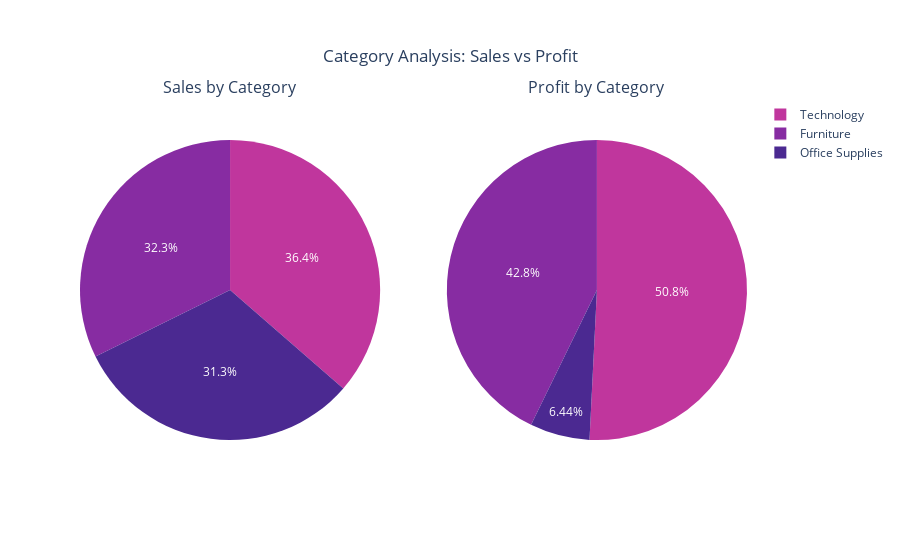

The code cell stored with this chart in its notebook:
### Markdown cell above
## 7. Strategic Portfolio: Category Performance

Not all revenue is created equal. This section compares **Sales Volume** against **Profit Contribution** across our three main business segments: Furniture, Office Supplies, and Technology.

### Code cell
# Calculate total sales and profit by category
highest_revenue_by_category = df.groupby('Category', as_index=False)['Sales'].sum().sort_values('Sales', ascending=True)
highest_profit_by_category = df.groupby('Category', as_index=False)['Profit'].sum().sort_values('Profit', ascending=True)

# Create side-by-side pie charts
fig = make_subplots(
    rows=1, cols=2,
    specs=[[{'type': 'domain'}, {'type': 'domain'}]],
    subplot_titles=('Sales by Category', 'Profit by Category')
)

colors = px.colors.sequential.Agsunset

fig.add_trace(go.Pie(labels=highest_revenue_by_category['Category'], values=highest_revenue_by_category['Sales'], marker=dict(colors=colors)),
              row=1, col=1)

fig.add_trace(go.Pie(labels=highest_profit_by_category['Category'], values=highest_profit_by_category['Profit'], marker=dict(colors=colors)),
              row=1, col=2)

fig.update_layout(
    title={
        'text': 'Category Analysis: Sales vs Profit',
        'x': 0.5,
        'xanchor': 'center',
        'yanchor': 'top'
    }
)

fig.show()

### Figure 1 — Plotly figure (JSON) as saved in the notebook; plotly's stock layout.template omitted (floating-point values rounded to 4 significant figures)
{"data": [{"domain": {"x": [0, 0.45], "y": [0, 1]}, "labels": ["Office Supplies", "Furniture", "Technology"], "marker": {"colors": ["rgb(75, 41, 145)", "rgb(135, 44, 162)", "rgb(192, 54, 157)", "rgb(234, 79, 136)", "rgb(250, 120, 118)", "rgb(246, 169, 122)", "rgb(237, 217, 163)"]}, "type": "pie", "values": [719000.0, 742000.0, 836200.0]}, {"domain": {"x": [0.55, 1], "y": [0, 1]}, "labels": ["Furniture", "Office Supplies", "Technology"], "marker": {"colors": ["rgb(75, 41, 145)", "rgb(135, 44, 162)", "rgb(192, 54, 157)", "rgb(234, 79, 136)", "rgb(250, 120, 118)", "rgb(246, 169, 122)", "rgb(237, 217, 163)"]}, "type": "pie", "values": [18450.0, 122500.0, 145500.0]}], "layout": {"annotations": [{"font": {"size": 16}, "showarrow": false, "text": "Sales by Category", "x": 0.225, "xanchor": "center", "xref": "paper", "y": 1, "yanchor": "bottom", "yref": "paper"}, {"font": {"size": 16}, "showarrow": false, "text": "Profit by Category", "x": 0.775, "xanchor": "center", "xref": "paper", "y": 1, "yanchor": "bottom", "yref": "paper"}], "title": {"text": "Category Analysis: Sales vs Profit", "x": 0.5, "xanchor": "center", "yanchor": "top"}}}
